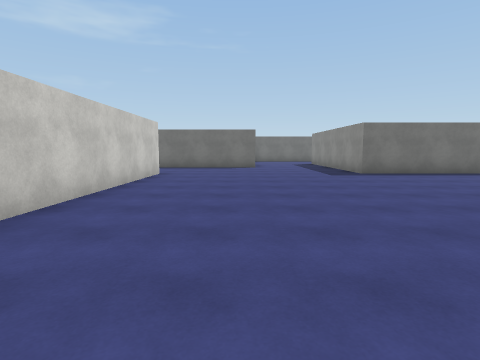
view 1 (above)

24 first-person views from a walk through a scene from a Unity 3-D project. The camera is 1.4 m above the floor, tilts 6° down and sees 80° across. The floor is counted in squares, 2 m on a side. Each view is taken from the middle of a square. On the plan, view 1 faces up. The plan holds only what a view shows up to about 10 squares ahead; the rest is blank. The place goes on beyond the plan. The player is left out. Surface patterns are stand-ins for the level's own textures.

view 2
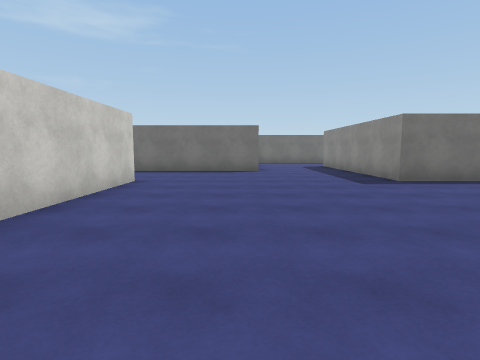

view 3
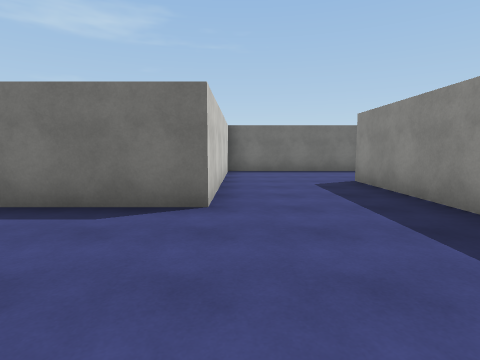

view 4
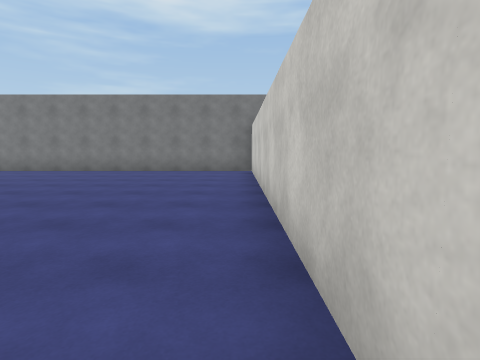

view 5
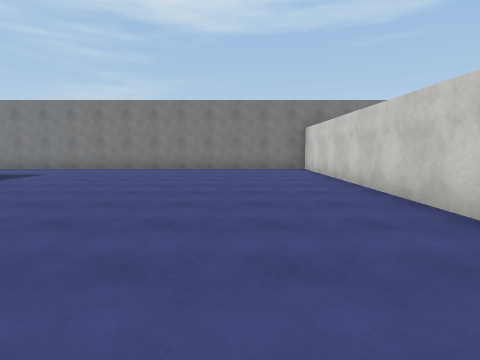

view 6
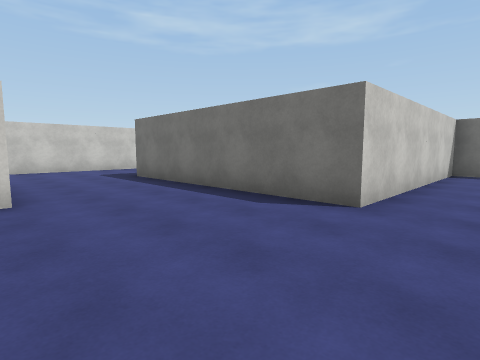

view 7
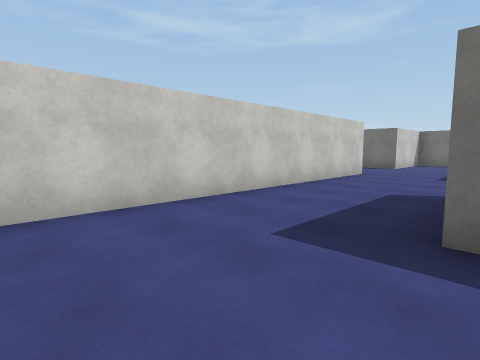

view 8
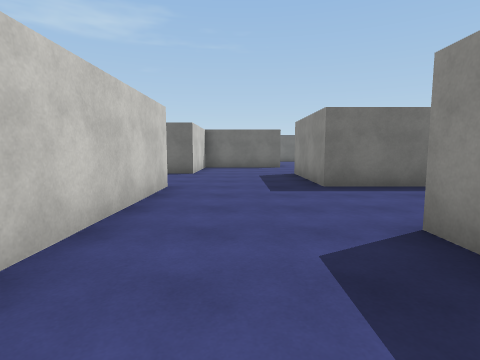

view 9
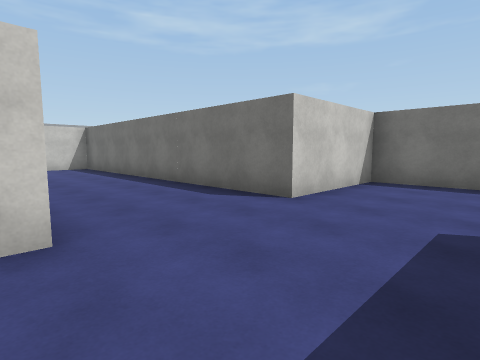

view 10
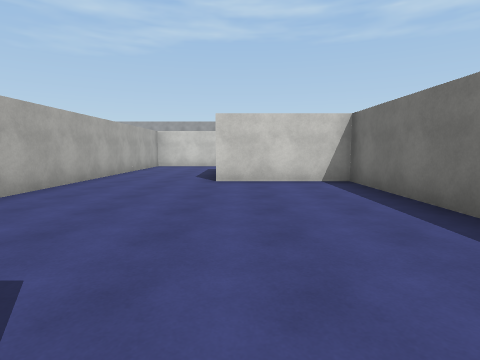

view 11
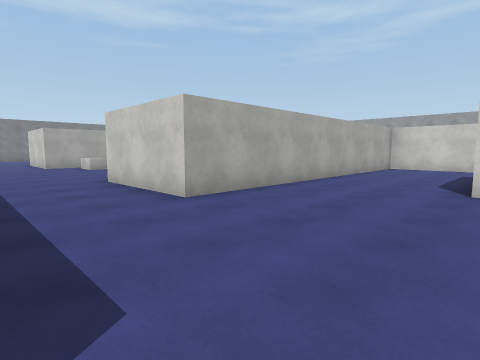

view 12
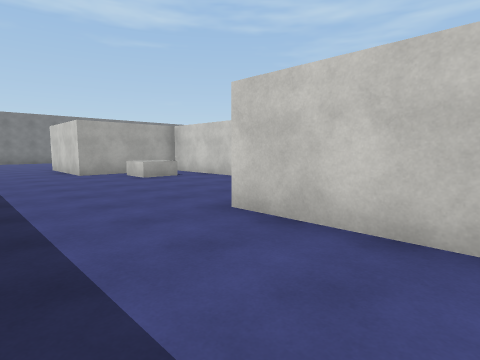

view 13
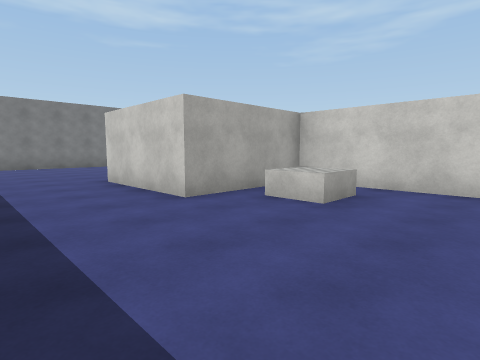

view 14
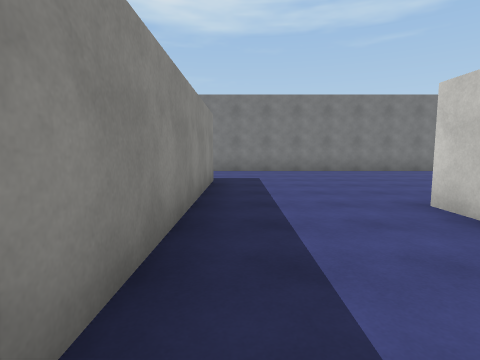

view 15
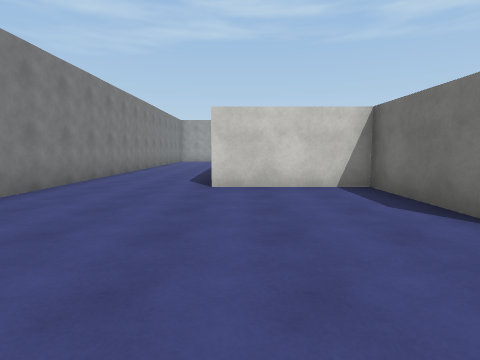

view 16
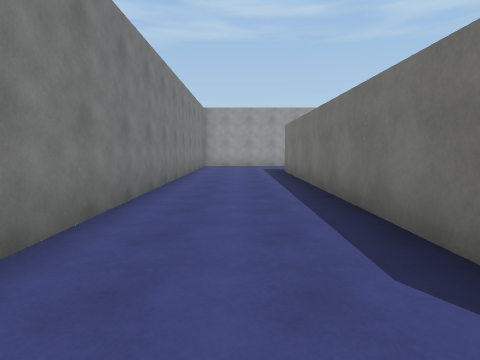

view 17
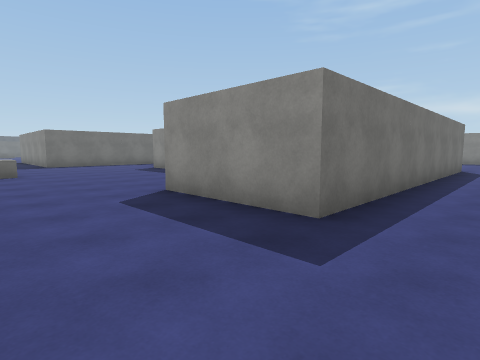

view 18
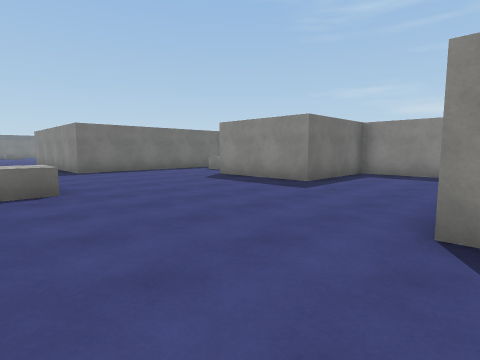

view 19
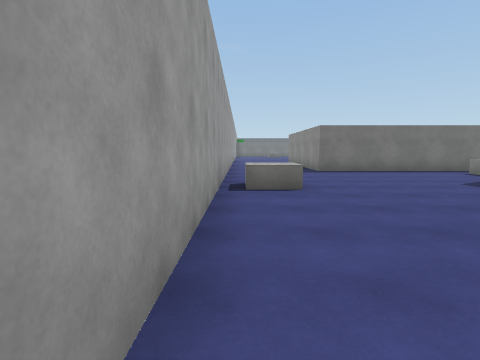

view 20
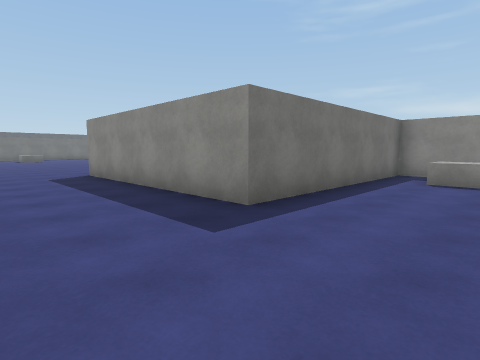

view 21
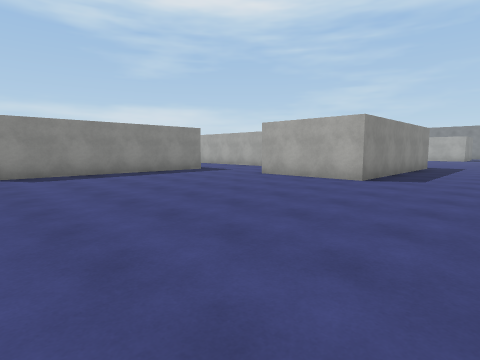

view 22
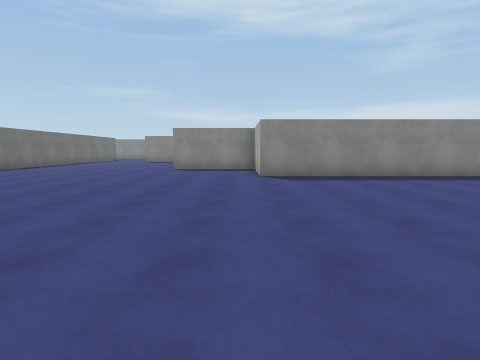

view 23
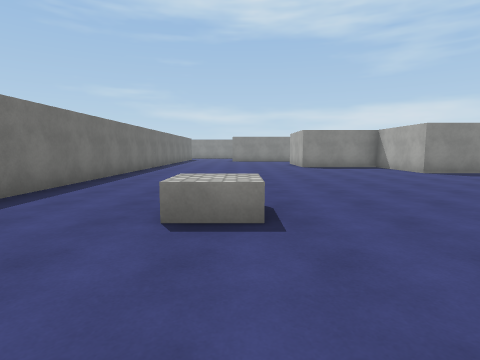

view 24
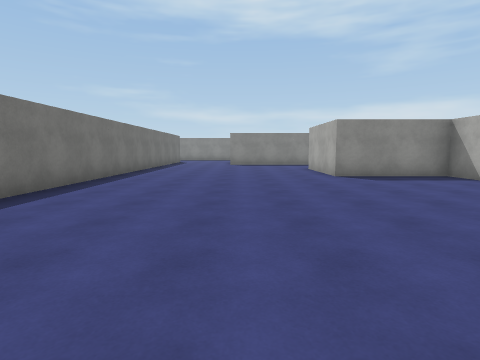

### Floor plan
Points are (right, up) in squares from view 1. A wall is a line through its corners. A room is listed if a view was taken in it or the views show most of it. See-through windows are left out.
Room 1 (views 1, 2, 3, 4, 5, 6)
walls: (5.5, 8.5) (3.6, 8.5) (3.6, 14.5); (-2.4, 8.5) (-2.4, -3.2); (-2.5, -3.5) (5.5, -3.5); (4.9, 17.5) (0.6, 17.5) (0.6, 11.5) (-1.6, 11.5)
ways out: opening at (-2.3, 10) to room 2
Room 2 (views 7, 8, 9, 10, 11, 12, 13, 14, 15, 16, 17, 18, 19, 20, 21, 22, 23, 24)
walls: (-8.4, 17.5) (-8.4, 9); (-20.4, 17.5) (-20.4, 23.5) (-17.4, 23.5) (-17.4, 26.5) (-15, 26.5); (-6.5, 23.5) (-8.4, 23.5) (-8.4, 20.5) (-17.4, 20.5) (-17.4, 17.4); (-23.4, 16.9) (-23.4, 15.1); (-22.8, 14.5) (-14.4, 14.5) (-14.4, 11.4); (-5.4, 13.8) (-5.4, 14.5); (-17.4, 8.6) (-17.4, 5.5) (-14.4, 5.5) (-14.4, 2.4); (-20.4, 9.8) (-20.4, 11.5) (-26.4, 11.5) (-26.4, 17.5) (-23.4, 17.5); (-3.4, 17.5) (-5.4, 17.5) (-5.4, 20.5); (-1.6, 11.5) (-5.5, 11.5); (-15, 32.5) (-25, 32.5); (-14.9, 2.5) (-17.4, 2.5) (-17.4, -0.5) (-26.4, -0.5) (-26.4, 2.5); (-20.4, 3.5) (-20.4, 5.5) (-23.4, 5.5) (-23.4, 8.5); (-29.4, 11.5) (-29.4, 8.6); (-11.4, -0.6) (-11.4, 5.4); (-29.4, 6.1) (-29.4, 2.4); (-26.9, -3.5) (-11, -3.5)
ways out: opening at (-2.3, 10) to room 1
objects: block (-29, 7) to (-28, 8); block (-26, 29); block (-22, 10); block (-16, 7)

Positions as (right, up) in squares from view 1, and headings:
1: (0, 0), facing up
2: (0, 2), facing up
3: (1, 8), facing up
4: (-2, 6), facing down
5: (0, 7), facing down
6: (2, 8), facing up-left
7: (-5, 9), facing up-left
8: (-7, 12), facing up
9: (-6, 17), facing up-left
10: (-11, 18), facing left
11: (-12, 18), facing down-left
12: (-12, 14), facing down-left
13: (-12, 9), facing down-left
14: (-12, 6), facing down
15: (-12, 0), facing left
16: (-17, -2), facing left
17: (-29, -2), facing up-right
18: (-29, 2), facing up-right
19: (-29, 2), facing up
20: (-29, 9), facing up-right
21: (-29, 24), facing down-right
22: (-28, 24), facing right
23: (-29, 29), facing right
24: (-25, 29), facing right
